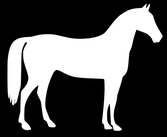
#> input picture WordCloudAndMore/backend/wordcloud/mask2.png, 167 x 137 px, shrunk from 400 x 328 before the run
$ python getWordcloud.py   (older library calls are emulated)
#> lines starting #> are read from the running program, lines starting #| are printed output that depends on the picture; after the words box and inside, x2 and y2 are one past the last pixel; in counts of white or black regions, pixels touching at a corner belong together

from wordcloud import WordCloud,ImageColorGenerator
import matplotlib.pyplot as plt
import numpy as np
import scipy.misc
from PIL import Image
import json


import base64
import io


def text_to_wordcloud(text):
#> called with text = ''
    p='''Declarative visualization grammars can accelerate development,
    facilitate retargeting across platforms, and allow language-level optimizations.
    However, existing declarative visualization languages are primarily concerned with
    visual encoding, and rely on imperative event handlers for interactive behaviors.
    In response, we introduce a model of declarative interaction design for data visualizations.
    Adopting methods from reactive programming, we model low-level events as composable data
    streams from which we form higher-level semantic signals. Signals feed predicates and scale
    inversions, which allow us to generalize interactive selections at the level of item geometry
     into interactive queries over the data domain. Production rules then use these queries to manipulate
      the visualization’s appearance. To facilitate reuse and sharing, these constructs can be encapsulated
      as named interactors: standalone, purely declarative specifications of interaction techniques. We
      assess our model’s feasibility and expressivity by instantiating it with extensions to the Vega
       visualization grammar. Through a diverse range of examples, we demonstrate coverage over an established
       taxonomy of visualization interaction techniques.We present Reactive Vega, a system architecture that
        provides the first robust and comprehensive treatment of declarative visual and interaction design for
        data visualization. Starting fr'''

    if(text is "Check Data" or len(text)==0):
        text=p
    # [11 lines of commented-out code are left out]


    from PIL import Image

    col = Image.open("mask2.png")
#> col is the input picture: PIL image 167x137 RGB; min 0, max 255, mean 84.3
    gray = col.convert('L')

# Let numpy do the heavy lifting for converting pixels to pure black or white
    bw = np.asarray(gray).copy()

# Pixel range is 0...255, 256/2 = 128
    bw[bw < 128] = 0    # Black
    bw[bw >= 128] = 255 # White
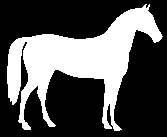
#> bw: shape (137, 167); 33.1% white; 1 white region, box (x1, y1, x2, y2) and area: (7, 4, 163, 131) 7566

# Now we put it back in Pillow/PIL land
    imfile = Image.fromarray(bw)
    imfile.save("maskx.jpeg")

    mask1 = np.array(Image.open("maskx.jpeg"))
    mask2=np.invert(mask1)
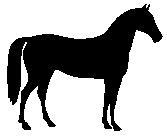
#> mask2: shape (137, 167); min 0, max 255, mean 170.7
    color_image=np.array(Image.open("colored_colors.jpg"))
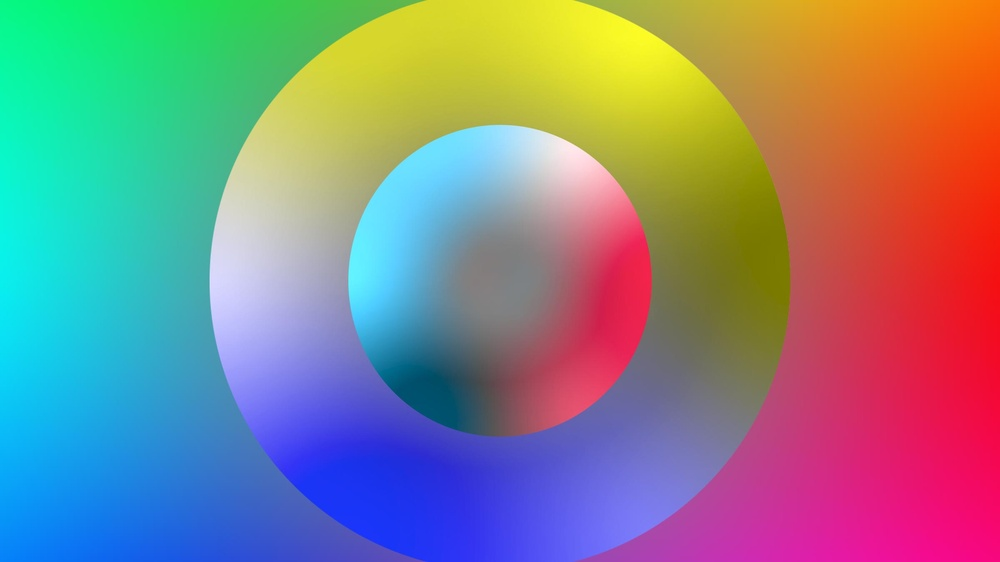
#> input picture WordCloudAndMore/backend/wordcloud/colored_colors.jpg, 1000 x 562 px, shrunk from 2400 x 1350 before the run
#> color_image is the input picture: shape (562, 1000, 3); mean R, G, B 134, 133.9, 133.2
    wc = WordCloud(background_color="white", max_words=1000, mask=mask1,
               max_font_size=90,random_state=5)
    wc.generate(text)
    wc_i= WordCloud(background_color="white", max_words=1000, mask=mask2,
               max_font_size=90,random_state=5)
    wc_i.generate(text)
    wc.to_file("cloud.png")
    wc_i.to_file("cloud_invert.png")


    # [9 lines of commented-out code are left out]
    _=plt.show()
    # [9 lines of commented-out code are left out]

    with open("cloud.png",'rb') as f:
        image64=base64.b64encode(f.read())
    image_string=image64.decode('utf-8')

    with open("cloud_invert.png",'rb') as f:
        image64=base64.b64encode(f.read())
    image_string_invert=image64.decode('utf-8')


    # [8 lines of commented-out code are left out]
    return (image_string,image_string_invert)


# data = {}
# with open('some.gif', mode='rb') as file:
#     img = file.read()

print(text_to_wordcloud("")[0][:10])
#> (the call stopped at in text_to_wordcloud, `wc = WordCloud(background_color="white", max_words=1000, mask=mask1, m..`: wordcloud is not available in this run)
